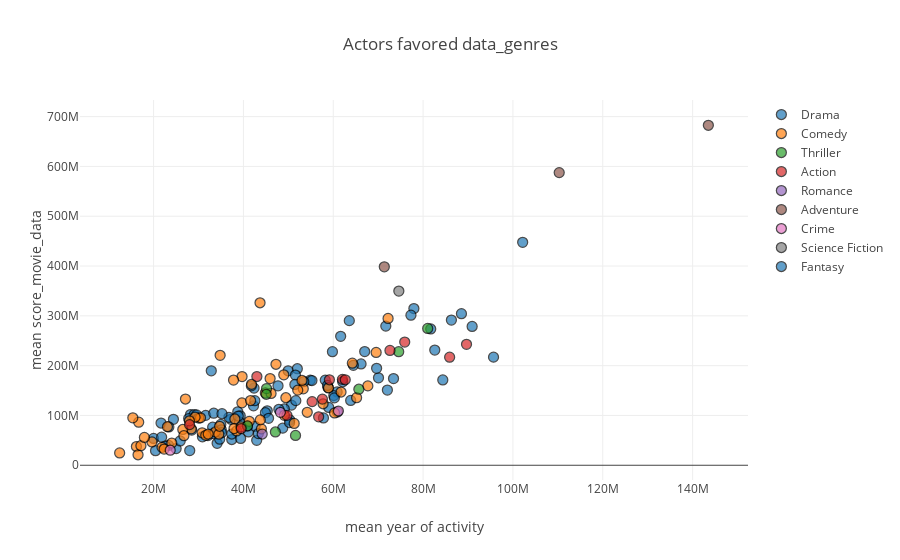

Notebook cell for this chart:
### Markdown cell above
Looks like Sir Ian McKellen has had quite a career. 

He came out on top on all three of our attributes. 

He plays in the movies with the highsest budget, but returns this with the highest average revenues. 

It makes sense that these enormous budgets lead to good movies. 

This is reflected by him having the highest average score on IMDB.

We can now develop several plots to analyze our actors. 

Let us start by plotting the average budget per actor and the average revenue per actor.

### Code cell
genre_data_count = []
for genre in genres_data:
    genre_data_count.append([genre, DafaFrame_cleaned[genre].values.sum()])
genre_data_count.sort(key = lambda x:x[1], reverse = True)
labels_ForGenre, sizes_ForGenre = zip(*genre_data_count)
labels_selected = [n if v > sum(sizes_ForGenre) * 0.01 else '' for n, v in genre_data_count]
reduced_genre_list = labels_ForGenre[:19]
trace=[]
for genre in reduced_genre_list:
    trace.append({'type':'scatter',
                  'mode':'markers',
                  'y':best_actors.loc[best_actors['favored_genre']==genre,'gross'],
                  'x':best_actors.loc[best_actors['favored_genre']==genre,'budget'],
                  'name':genre,
                  'text': best_actors.loc[best_actors['favored_genre']==genre,'actor'],
                  'marker':{'size':10,'opacity':0.7,
                            'line':{'width':1.25,'color':'black'}}})
layout={'title':'Actors favored data_genres',
       'xaxis':{'title':'mean year of activity'},
       'yaxis':{'title':'mean score_movie_data'}}
fig=Figure(data=trace,layout=layout)
pyo.iplot(fig)

### Figure 1 — Plotly figure (JSON) as saved in the notebook; plotly's stock layout.template omitted (floating-point values rounded to 4 significant figures)
{"data": [{"marker": {"line": {"color": "black", "width": 1.25}, "opacity": 0.7, "size": 10}, "mode": "markers", "name": "Drama", "text": ["Aaron Eckhart", "Alec Baldwin", "Alfred Molina", "Amy Adams", "Angela Bassett", "Anne Hathaway", "Annette Bening", "Anthony Hopkins", "Ben Kingsley", "Billy Bob Thornton", "Cary Elwes", "Cate Blanchett", "Charlize Theron", "Christopher Plummer", "Danny Glover", "Daryl Hannah", "David Morse", "David Thewlis", "Dennis Quaid", "Don Cheadle", "Donald Sutherland", "Ed Harris", "Emily Mortimer", "Emily Watson", "Ewan McGregor", "Forest Whitaker", "Frances McDormand", "Gabriel Byrne", "Gene Hackman", "Geoffrey Rush", "Guy Pearce", "Gwyneth Paltrow", "Helena Bonham Carter", "James Caan", "Jamie Foxx", "Jennifer Connelly", "Jennifer Jason Leigh", "Jeremy Irons", "Jim Broadbent", "Joel Edgerton", "John C. Reilly", "John Goodman", "John Hurt", "John Malkovich", "Jon Voight", "Josh Brolin", "Jude Law", "Judi Dench", "Julia Roberts", "Julianne Moore", "Kate Bosworth", "Kate Winslet", "Kathy Bates", "Keira Knightley", "Kevin Bacon", "Kirsten Dunst", "Liam Neeson", "Liev Schreiber", "Maggie Gyllenhaal", "Maria Bello", "Mark Ruffalo", "Matt Damon", "Michael Caine", "Michael Fassbender", "Michael Peña", "Michelle Pfeiffer", "Natalie Portman", "Nick Nolte", "Nicole Kidman", "Paul Bettany", "Penélope Cruz", "Peter Sarsgaard", "Philip Seymour Hoffman", "Rachel McAdams", "Rachel Weisz", "Ralph Fiennes", "Renée Zellweger", "Robert De Niro", "Robert Downey Jr.", "Robert Duvall", "Robin Wright", "Rosario Dawson", "Sam Neill", "Scarlett Johansson", "Scott Glenn", "Stanley Tucci", "Susan Sarandon", "Terrence Howard", "Thandie Newton", "Tom Wilkinson", "Vincent D'Onofrio", "Wes Bentley", "Will Patton", "Willem Dafoe", "William Hurt", "Winona Ryder"], "type": "scatter", "x": [47700000.0, 48750000, 50700000, 58218750, 37410000.0, 102200000.0, 28500000, 70070000.0, 54880000.0, 59000000, 28230000.0, 66187500, 63880000.0, 31600000.0, 37212500, 20000000, 30880000, 34150000, 28050000, 69650000.0, 42960000.0, 38750000.0, 36780000.0, 21800000, 62100000, 24420000.0, 81700000, 20440000.0, 39280000.0, 42363637, 61650000, 52000000, 90920000.0, 29040000.0, 95680000, 60860000.0, 23350000, 41770000.0, 22620000.0, 49100000, 41110000.0, 45310000.0, 37410000.0, 55250000, 44900000, 58850000.0, 51670000.0, 71700000, 47900000.0, 33160000.0, 39383000, 42580000.0, 33400000, 77950000.0, 42250000, 86300000, 60910000.0, 45600000, 34730000.0, 39090000.0, 59820000.0, 49960000.0, 88540000.0, 82600000, 38850000, 50312500, 63570000.0, 40880000.0, 72050000, 60125000, 84380000.0, 50270000.0, 34970000.0, 29570000.0, 60250000, 77293750, 58730000.0, 27810000.0, 53450000, 32110000.0, 35230000.0, 43320000.0, 35080000.0, 64470000.0, 42540000.0, 67000000, 25020000.0, 35125000, 51580000, 21670000.0, 32850000.0, 23400000, 25930000.0, 51460000, 57820000.0, 33280000.0], "y": [159507872, 74540000.0, 120800000.0, 171000000.0, 51670000.0, 447600000.0, 70710000.0, 175600000.0, 171000000.0, 116100000.0, 101900000.0, 203431748, 130143406, 100200000.0, 92390000.0, 53920000.0, 57080000.0, 44000000.0, 29470000.0, 194600000.0, 50140000.0, 107300000.0, 96240000.0, 56400000.0, 167600000.0, 92220000.0, 273600000.0, 29150000.0, 99260000.0, 154900000.0, 258800000.0, 193800000.0, 278807648, 101800000.0, 217100000.0, 147200000.0, 39880000.0, 159400000.0, 38490000.0, 113200000.0, 66860000.0, 109300000.0, 62750000.0, 170130362, 105600000.0, 156300000.0, 129800000.0, 279400000.0, 112300000.0, 76560000.0, 53900000.0, 78090000.0, 104500000.0, 314600000.0, 119300000.0, 291600000.0, 106700000.0, 94320000.0, 52310703, 87170000.0, 228100000.0, 189600000.0, 304400000.0, 231300000.0, 98860000.0, 90910000.0, 290400000.0, 79080000.0, 151000000.0, 140100000.0, 171400000.0, 85570261, 82010000.0, 101100000.0, 135300000.0, 301300000.0, 160200000.0, 93800000.0, 167900000.0, 59640000.0, 103633510, 63650000.0, 71270000.0, 200700000.0, 129600000.0, 228300000.0, 33420000.0, 65460000.0, 181100000.0, 84850000.0, 189700000.0, 76970000.0, 48890000.0, 162200000.0, 94980000.0, 63680000.0]}, {"marker": {"line": {"color": "black", "width": 1.25}, "opacity": 0.7, "size": 10}, "mode": "markers", "name": "Comedy", "text": ["Abigail Breslin", "Amanda Peet", "Amanda Seyfried", "Anna Faris", "Anthony Anderson", "Bill Pullman", "Cameron Diaz", "Catherine Keener", "Chazz Palminteri", "Christina Applegate", "Christina Ricci", "Christopher Walken", "Colin Firth", "Dan Aykroyd", "Danny DeVito", "Diane Keaton", "Drew Barrymore", "Dustin Hoffman", "Elizabeth Banks", "Emily Blunt", "Emma Stone", "Eugene Levy", "Greg Kinnear", "Hugh Jackman", "Jack Black", "James Marsden", "Jennifer Aniston", "Jennifer Lopez", "Joan Cusack", "John Leguizamo", "Jonah Hill", "Justin Long", "Kate Hudson", "Kelly Preston", "Kristen Wiig", "Leslie Mann", "Marisa Tomei", "Mark Wahlberg", "Matthew Lillard", "Morris Chestnut", "Nia Long", "Oliver Platt", "Owen Wilson", "Paul Giamatti", "Paul Rudd", "Pierce Brosnan", "Queen Latifah", "Regina King", "Rose Byrne", "Seann William Scott", "Sigourney Weaver", "Steve Buscemi", "Steve Zahn", "Thomas Haden Church", "Toni Collette", "Téa Leoni", "Vince Vaughn", "William H. Macy", "Woody Harrelson", "Zach Galifianakis", "Zooey Deschanel"], "type": "scatter", "x": [30060000, 49450000.0, 39700000, 30450000, 16180000.0, 41810000.0, 72210000.0, 33740000.0, 16550000.0, 28380000.0, 21875000, 38100000, 16690000.0, 24050000.0, 30820000.0, 31620000.0, 44880000.0, 64250000, 26510000.0, 57737500, 69550000, 17180000.0, 38500000, 65190000.0, 61730000.0, 54210000.0, 39670000.0, 51300000, 53320000.0, 45940000.0, 53040000.0, 29240000.0, 22350000, 26750000, 47250000, 46150000.0, 19650000.0, 67700000, 23090000.0, 12450000, 17950000.0, 34530000, 60290000.0, 37910000.0, 41312500, 27100000, 34820000.0, 32170000.0, 27990000.0, 41600000, 43700000, 58937500, 44000000, 52100000, 15380000.0, 39500000, 49120000, 43760000.0, 48990000.0, 37800000, 34690000.0], "y": [94870000.0, 135600000.0, 178000000.0, 95370000.0, 37630000.0, 162600000.0, 294800000.0, 66820000.0, 21110000.0, 73080000.0, 36000000.0, 92940000.0, 86440000.0, 44710000.0, 65240000.0, 60150000.0, 145300000.0, 204900000.0, 71860000.0, 123500000.0, 226500000.0, 39330000.0, 68810000.0, 135679941, 147000000.0, 106400000.0, 125300000.0, 84010000.0, 153400000.0, 174100000.0, 170300000.0, 96520000.0, 32520000.0, 59460000.0, 202800000.0, 144261186, 46850000.0, 159400000.0, 77370000.0, 24730000.0, 55940000.0, 62420000.0, 105100000.0, 73660000.0, 88290000.0, 133000000.0, 220800000.0, 62610000.0, 89230000.0, 130000000.0, 326200000.0, 155200000.0, 73090000.0, 150834548, 95300000.0, 77070000.0, 100278057, 91100000.0, 181600000.0, 171000000.0, 78290000.0]}, {"marker": {"line": {"color": "black", "width": 1.25}, "opacity": 0.7, "size": 10}, "mode": "markers", "name": "Thriller", "text": ["Brad Pitt", "Danny Huston", "Gary Oldman", "Jessica Alba", "Laurence Fishburne", "Morgan Freeman", "Sean Bean", "Tim Roth"], "type": "scatter", "x": [74570000.0, 40900000, 81030000.0, 51600000, 45150000.0, 45090000.0, 65700000.0, 47120000], "y": [228100000.0, 78900000.0, 274700000.0, 59840000.0, 153997885, 142500000.0, 152600000.0, 66810000.0]}, {"marker": {"line": {"color": "black", "width": 1.25}, "opacity": 0.7, "size": 10}, "mode": "markers", "name": "Action", "text": ["Angelina Jolie", "Bill Paxton", "Brendan Gleeson", "Carla Gugino", "Delroy Lindo", "Famke Janssen", "Halle Berry", "James Franco", "John Cusack", "Salma Hayek", "Samuel L. Jackson", "Tommy Lee Jones", "Val Kilmer", "Ving Rhames"], "type": "scatter", "x": [89670000.0, 62040000.0, 56750000, 59140000.0, 49700000, 43000000, 85910000.0, 75910000.0, 28022000, 55300000, 62670000.0, 72625000, 39500000, 57580000.0], "y": [242900000.0, 172400000.0, 97230000.0, 171700000.0, 100100000.0, 178200000.0, 217000000.0, 247400000.0, 81590000.0, 127800000.0, 171700000.0, 230583883, 73780000.0, 132800000.0]}, {"marker": {"line": {"color": "black", "width": 1.25}, "opacity": 0.7, "size": 10}, "mode": "markers", "name": "Romance", "text": ["Jessica Biel"], "type": "scatter", "x": [44180000.0], "y": [62750000.0]}, {"marker": {"line": {"color": "black", "width": 1.25}, "opacity": 0.7, "size": 10}, "mode": "markers", "name": "Adventure", "text": ["Emma Watson", "Ian McKellen", "Zoe Saldana"], "type": "scatter", "x": [110300000, 143500000, 71360000.0], "y": [587600000.0, 682700000.0, 398500000.0]}, {"marker": {"line": {"color": "black", "width": 1.25}, "opacity": 0.7, "size": 10}, "mode": "markers", "name": "Crime", "text": ["Catherine Zeta-Jones", "Eva Mendes", "Ray Liotta"], "type": "scatter", "x": [61140000.0, 48230000.0, 23710000.0], "y": [108900000.0, 106200000.0, 30280000.0]}, {"marker": {"line": {"color": "black", "width": 1.25}, "opacity": 0.7, "size": 10}, "mode": "markers", "name": "Science Fiction", "text": ["Josh Hutcherson"], "type": "scatter", "x": [74600000], "y": [349800000.0]}, {"marker": {"line": {"color": "black", "width": 1.25}, "opacity": 0.7, "size": 10}, "mode": "markers", "name": "Horror", "text": [], "type": "scatter", "x": [], "y": []}, {"marker": {"line": {"color": "black", "width": 1.25}, "opacity": 0.7, "size": 10}, "mode": "markers", "name": "Family", "text": [], "type": "scatter", "x": [], "y": []}, {"marker": {"line": {"color": "black", "width": 1.25}, "opacity": 0.7, "size": 10}, "mode": "markers", "name": "Fantasy", "text": ["Gerard Butler"], "type": "scatter", "x": [73420000.0], "y": [174000000.0]}, {"marker": {"line": {"color": "black", "width": 1.25}, "opacity": 0.7, "size": 10}, "mode": "markers", "name": "Mystery", "text": [], "type": "scatter", "x": [], "y": []}, {"marker": {"line": {"color": "black", "width": 1.25}, "opacity": 0.7, "size": 10}, "mode": "markers", "name": "Animation", "text": [], "type": "scatter", "x": [], "y": []}, {"marker": {"line": {"color": "black", "width": 1.25}, "opacity": 0.7, "size": 10}, "mode": "markers", "name": "History", "text": [], "type": "scatter", "x": [], "y": []}, {"marker": {"line": {"color": "black", "width": 1.25}, "opacity": 0.7, "size": 10}, "mode": "markers", "name": "Music", "text": [], "type": "scatter", "x": [], "y": []}, {"marker": {"line": {"color": "black", "width": 1.25}, "opacity": 0.7, "size": 10}, "mode": "markers", "name": "War", "text": [], "type": "scatter", "x": [], "y": []}, {"marker": {"line": {"color": "black", "width": 1.25}, "opacity": 0.7, "size": 10}, "mode": "markers", "name": "Documentary", "text": [], "type": "scatter", "x": [], "y": []}, {"marker": {"line": {"color": "black", "width": 1.25}, "opacity": 0.7, "size": 10}, "mode": "markers", "name": "Western", "text": [], "type": "scatter", "x": [], "y": []}, {"marker": {"line": {"color": "black", "width": 1.25}, "opacity": 0.7, "size": 10}, "mode": "markers", "name": "Foreign", "text": [], "type": "scatter", "x": [], "y": []}], "layout": {"title": "Actors favored data_genres", "xaxis": {"title": "mean year of activity"}, "yaxis": {"title": "mean score_movie_data"}}}
